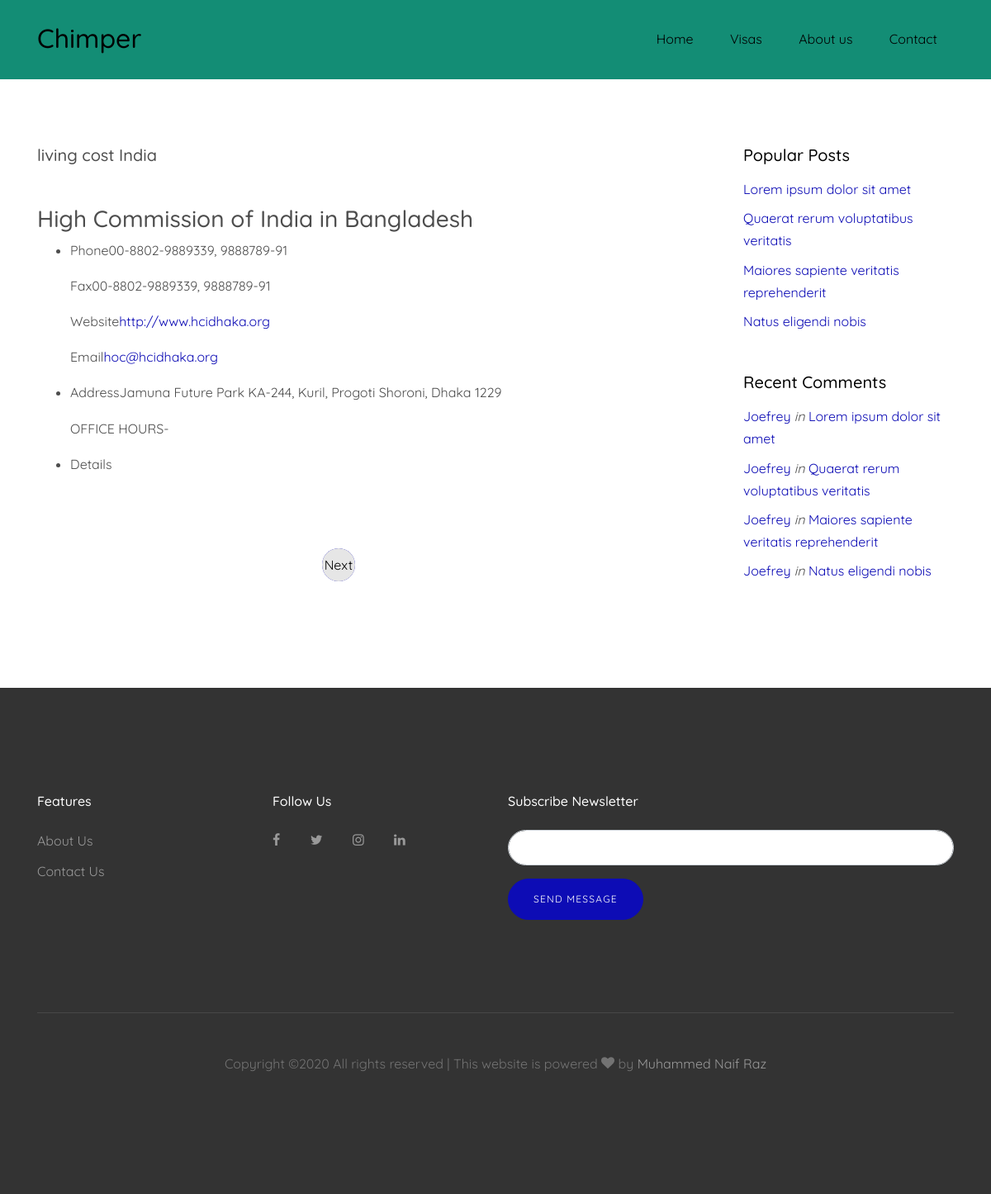
The page /embassy_address/1 on the database its author committed.
### blogapp/models.py (models this page shows, shortened)
class embassy_address(models.Model):
    article_author=models.ForeignKey(author,on_delete=models.CASCADE)
    title=models.CharField(max_length=100)
    body = RichTextField()
    posted_on = models.DateTimeField(auto_now=False, auto_now_add=True)
    updated_on = models.DateTimeField(auto_now=True, auto_now_add=False)

### blogapp/views.py (the view)
# urls.py: path('embassy_address/<int:id>', views.embassy_address, name="blog6"),
def embassy_address(request,id):
    post = get_object_or_404(Embassy_adressClass,pk=id)
    first = Embassy_adressClass.objects.first()
    last = Embassy_adressClass.objects.last()
    context = {
        "post": post,
        "first": first,
        "last": last
    }
    return render(request, "blog6.html",context)

### templates/blog6.html (shortened to what this page needs)
{% extends 'base.html' %}
{% load static %}
    {% block content %}
    <section class="site-section">
      <div class="container">
        <div class="row">
          <div class="col-md-8">
            <div class="row mb-5">
              <div class="col-md-12 col-lg-12 mb-4 mb-lg-4">
                <div class="h-entry">
                <h2> living cost {{ post.title }}    </h2>
                  </div>
              </div>
              <div class="col-md-12 col-lg-12 mb-4 mb-lg-4">
                <div class="h-entry">
                  <p>{{ post.body|safe }}</p>
                </div>
              </div>
            </div>
            <div class="row">
              <div class="col-12">
                <div class="custom-pagination text-center">
                 {% if post.id < last.id %}
             <a href="{% url 'blog6' id=post.id|add:'1' %}"><span>Next </span></a>
                     {% endif %}
                </div>
              </div>
            </div>
          </div>
          <div class="col-md-3 ml-auto">
            <div class="mb-5">
              <h3 class="h5 text-black mb-3">Popular Posts</h3>
              <ul class="list-unstyled">
                <li class="mb-2"><a href="#">Lorem ipsum dolor sit amet</a></li>
                <li class="mb-2"><a href="#">Quaerat rerum voluptatibus veritatis</a></li>
                <li class="mb-2"><a href="#">Maiores sapiente veritatis reprehenderit</a></li>
                <li class="mb-2"><a href="#">Natus eligendi nobis</a></li>
              </ul>
            </div>
            <div class="mb-5">
              <h3 class="h5 text-black mb-3">Recent Comments</h3>
              <ul class="list-unstyled">
                <li class="mb-2"><a href="#">Joefrey</a> <em>in</em> <a href="#">Lorem ipsum dolor sit amet</a></li>
                <li class="mb-2"><a href="#">Joefrey</a> <em>in</em> <a href="#">Quaerat rerum voluptatibus veritatis</a></li>
                <li class="mb-2"><a href="#">Joefrey</a> <em>in</em> <a href="#">Maiores sapiente veritatis reprehenderit</a></li>
                <li class="mb-2"><a href="#">Joefrey</a> <em>in</em> <a href="#">Natus eligendi nobis</a></li>
              </ul>
            </div>
          </div>
        </div>
    </section>
{% endblock %}

### blogapp/static/css/mystyle.css (style rules this page uses)
* { box-sizing: border-box; }

### rows shown on the page
embassy_address: title "India", body "High Commission of India in Bangladesh Phone00-8802-9889339, 9888789-91 Fax00-8802-9889339, 9888789-91 Website http://www.hcidhaka.org Email hoc@hcidhaka.org AddressJamuna Future Park KA-244, Kuril, Progoti Shoroni, Dhaka 1229 OFFICE HOURS- Details"
